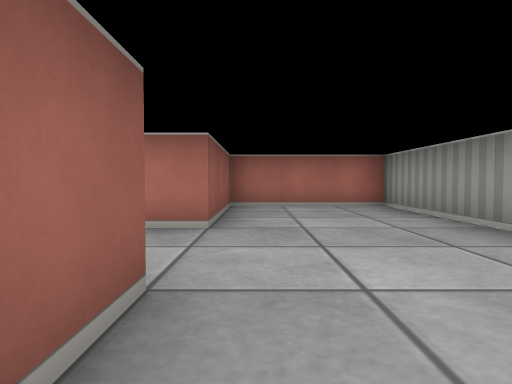
view 1 (above)

16 first-person views from a walk through a cub3D level. The camera is about half as high as the walls, tilts 2° down and sees 75° across. The floor is counted in squares. Each view is taken from the middle of a square. On the plan, view 1 faces up. The plan holds only what a view shows up to about 9 squares ahead; the rest is blank.

view 2
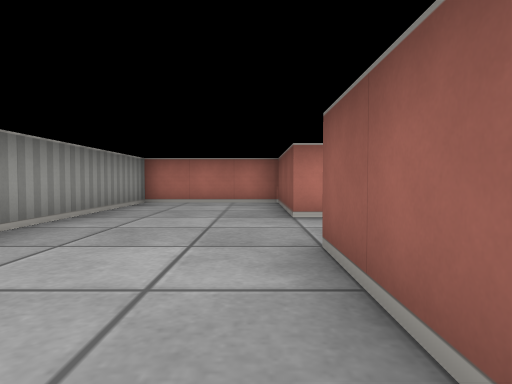

view 3
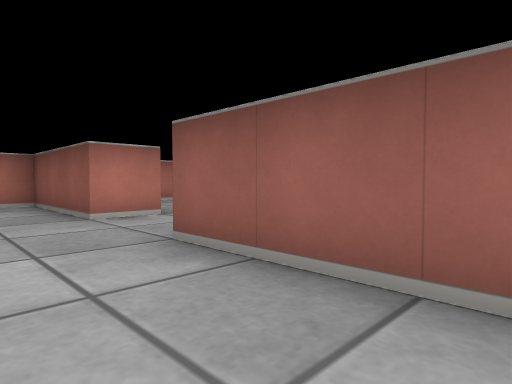

view 4
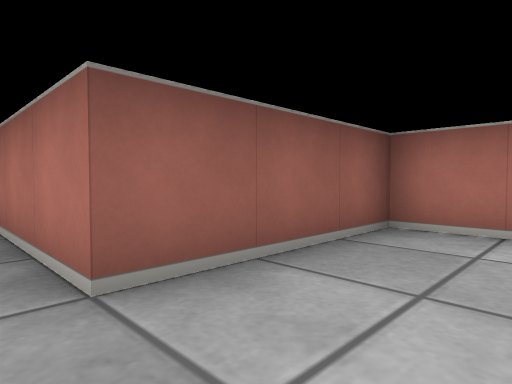

view 5
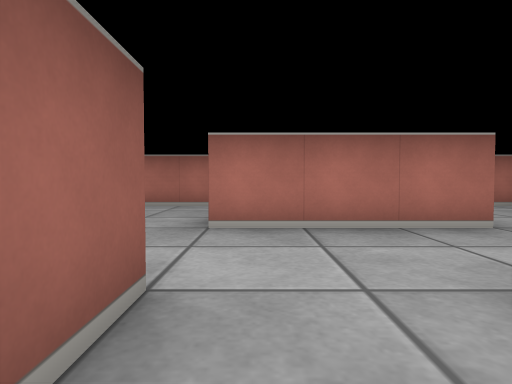

view 6
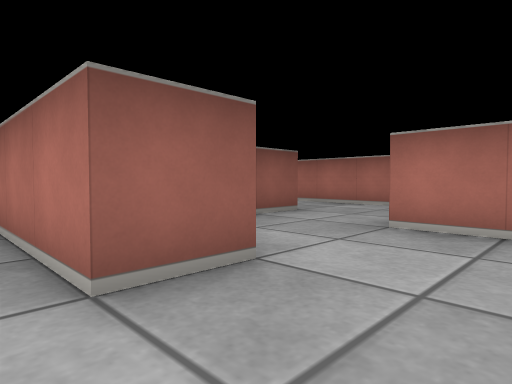

view 7
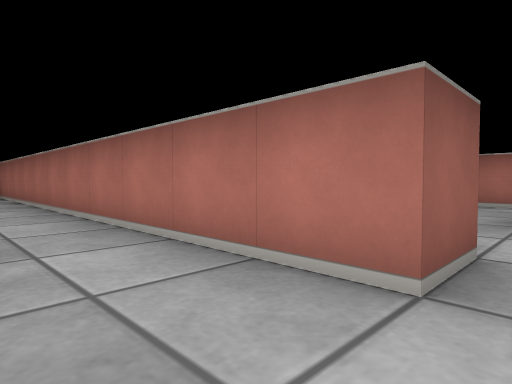

view 8
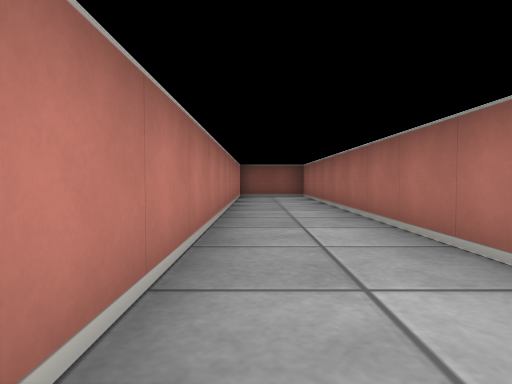

view 9
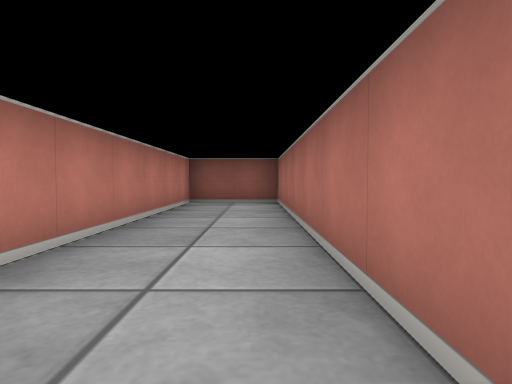

view 10
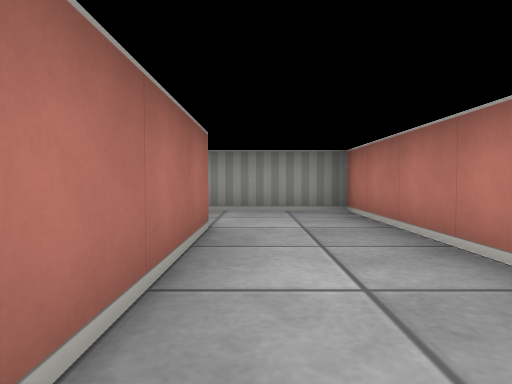

view 11
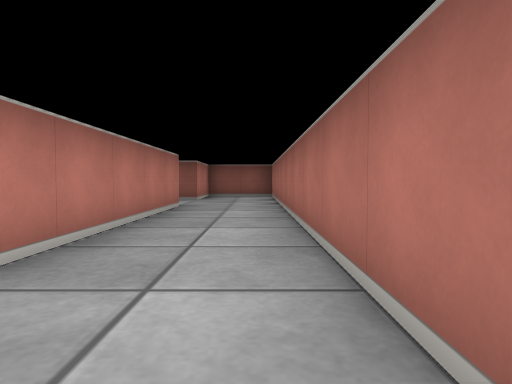

view 12
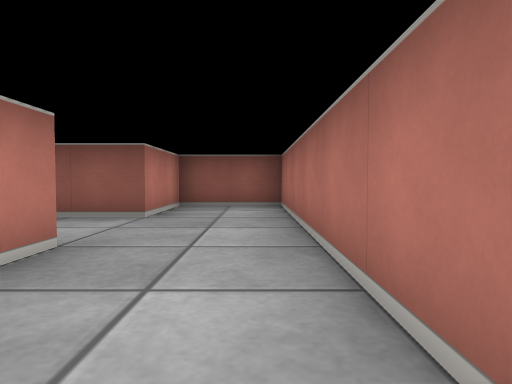

view 13
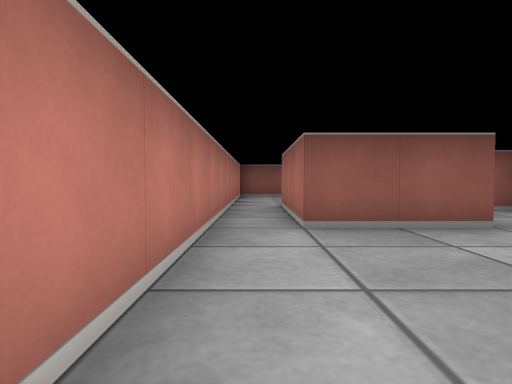

view 14
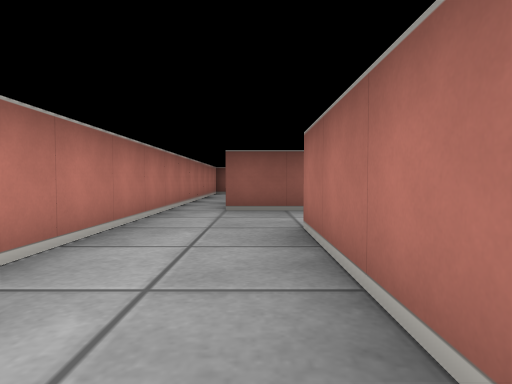

view 15
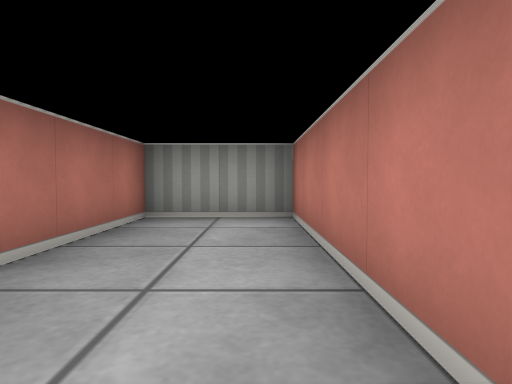

view 16
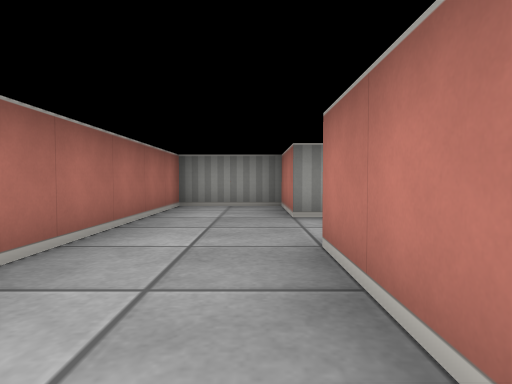

### Floor plan
Ten units are one square. View 1 is at (0, 0); x grows to the right and y downward. Boxes are objects, and circles mark ways between rooms. Rooms are numbered by the first view taken in them; rooms with no view inside come last. Other rooms are left out.
<svg viewBox="-160 -70 190 90">
<path fill="none" stroke="#000" d="M-15 -15 -5 -15 -5 15 25 15 25 -65 -5 -65 -5 -35 -15 -35M-35 -16 -35 -5 -145 -5 -145 15 -15 15 -15 -9M-105 -45 -55 -45M-35 -45 -15 -45 -15 -65 -145 -65 -145 -45 -125 -45M-125 -45 -125 -25 -155 -25M-154 -15 -65 -15 -65 -35 -105 -35M-35 -40 -35 -45M-55 -45 -55 -35M-15 -35 -35 -35"/>
<circle cx="-10" cy="-25" r="3" fill="#2a7"/>
<circle cx="-25" cy="-10" r="3" fill="#2a7"/>
<circle cx="-115" cy="-40" r="3" fill="#2a7"/>
<circle cx="-45" cy="-40" r="3" fill="#2a7"/>
<text x="10" y="-30">1</text>
<text x="-80" y="0">2</text>
<text x="-80" y="-60">3</text>
<text x="-110" y="-30">4</text>
<text x="-40" y="-30">5</text>
</svg>
Room 1 opens to room 5. Room 2 opens to room 5. Room 3 opens to room 4. Room 3 opens to room 5.

Where each view was taken, in squares from view 1:
view 1: 0 up, 0 right, facing up
view 2: 6 up, 0 right, facing down
view 3: 6 up, 1 right, facing down-left
view 4: 3 up, 1 right, facing up-left
view 5: 0 up, 3 left, facing up
view 6: 0 up, 2 left, facing up-left
view 7: 1 down, 3 left, facing up-left
view 8: 1 down, 4 left, facing left
view 9: 0 up, 7 left, facing left
view 10: 0 up, 7 left, facing right
view 11: 6 up, 4 left, facing left
view 12: 6 up, 8 left, facing left
view 13: 2 up, 9 left, facing left
view 14: 3 up, 7 left, facing left
view 15: 2 up, 11 left, facing right
view 16: 5 up, 8 left, facing right
